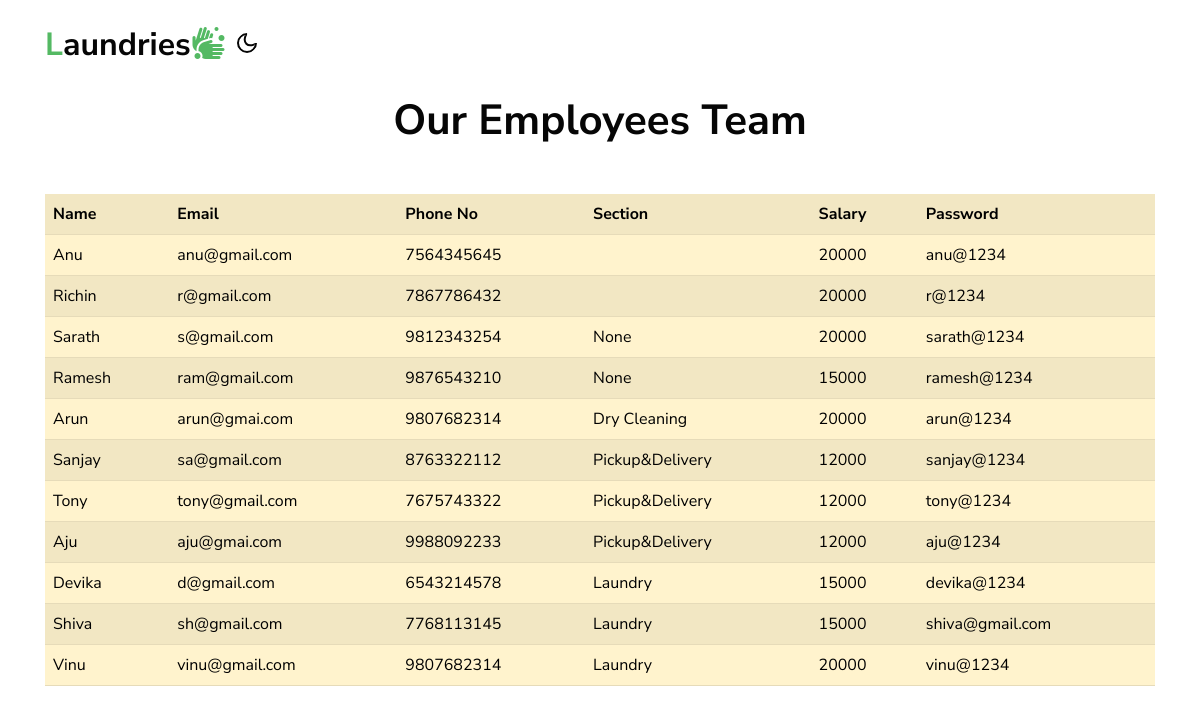
The app's page /viewemployee/ with its own data.
### ewebApp/models.py (models this page shows)
class Employee(models.Model):
    manager = models.ForeignKey(Manager,on_delete=models.CASCADE,null=True)
    name = models.CharField(max_length=20)
    email = models.EmailField(max_length=20)
    section = models.CharField(max_length=20,null=True)
    phone = models.IntegerField()
    salary = models.IntegerField()
    password = models.CharField(max_length=10)

### ewebApp/views.py (the view)
# urls.py: path("viewemployee/",views.viewemployee),
def viewemployee(request):
    data = Employee.objects.all()
    return render(request,'viewemployee.html',{"data":data})

### template/viewemployee.html (shortened to what this page needs)
<!doctype html>
<html lang="en">
<head>
    <link rel="stylesheet" href="../static/assets/css/style-starter.css">
</head>
<body>
    <header id="site-header" class="fixed-top">
        <div class="container">
            <nav class="navbar navbar-expand-lg navbar-light">
                <a class="navbar-brand" href="index.html">
                    <span>L</span>aundries<i class="fas fa-hands-wash"></i>
                </a>
                <div class="cont-ser-position">
                    <nav class="navigation">
                        <div class="theme-switch-wrapper">
                            <label class="theme-switch" for="checkbox">
                                <div class="mode-container">
                                    <i class="gg-moon"></i>
                                </div>
                            </label>
                        </div>
                    </nav>
                </div>
            </nav>
        </div>
    </header>
    <body>
        <div class="w3l-grids-block-5 py-5">
            <div class="container py-lg-5 py-md-4 py-2">
                <div class="title-main text-center mx-auto mb-md-5 mb-4" style="max-width:500px;">
                    <h3 class="title-style">Our Employees Team</h3>
                </div>
        <table class="table table-warning table-striped">
            <tr>
                <th>Name</th>
                <th>Email</th>
                <th>Phone No</th>
                <th>Section</th>
                <th>Salary</th>
                <th>Password</th>
            </tr>
            {% for d in data %}
            <tr>
                <td>{{d.name}}</td>
                <td>{{d.email}}</td>
                <td>{{d.phone}}</td>
                <td>{{d.section}}</td>
                <td>{{d.salary}}</td>
                <td>{{d.password}}</td>
            </tr>
            {% endfor %}
        </table>
</body>

### records on screen
Employee: name "Anu", email "anu@gmail.com", phone "7564345645", salary "20000", password "anu@1234"
Employee: name "Richin", email "r@gmail.com", phone "7867786432", salary "20000", password "r@1234"
Employee: name "Sarath", email "s@gmail.com", phone "9812343254", section "None", salary "20000", password "sarath@1234"
Employee: name "Ramesh", email "ram@gmail.com", phone "9876543210", section "None", salary "15000", password "ramesh@1234"
Employee: name "Arun", email "arun@gmai.com", phone "9807682314", section "Dry Cleaning", salary "20000", password "arun@1234"
Employee: name "Sanjay", email "sa@gmail.com", phone "8763322112", section "Pickup&Delivery", salary "12000", password "sanjay@1234"
Employee: name "Tony", email "tony@gmail.com", phone "7675743322", section "Pickup&Delivery", salary "12000", password "tony@1234"
Employee: name "Aju", email "aju@gmai.com", phone "9988092233", section "Pickup&Delivery", salary "12000", password "aju@1234"
Employee: name "Devika", email "d@gmail.com", phone "6543214578", section "Laundry", salary "15000", password "devika@1234"
Employee: name "Shiva", email "sh@gmail.com", phone "7768113145", section "Laundry", salary "15000", password "shiva@gmail.com"
Employee: name "Vinu", email "vinu@gmail.com", phone "9807682314", section "Laundry", salary "20000", password "vinu@1234"
